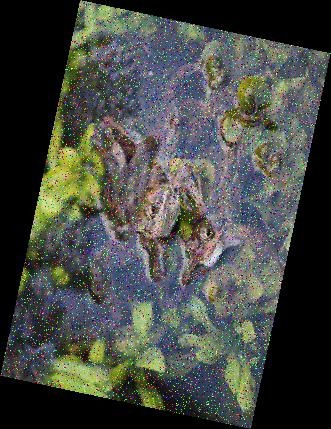
#> input picture lab_3/task/noisy_image.png, 331 x 429 px
$ python lab_3_impl.py
#> lines starting #> are read from the running program, lines starting #| are printed output that depends on the picture
"""
Лабораторная работа №3: Цифровая обработка изображений.
Убрать шумы предоставленного изображения.
"""

import sys

import cv2 as cv
import matplotlib
import matplotlib.pyplot as plt
import numpy as np

try:
    matplotlib.use('Qt5Agg')

    # Загрузка изображения
    image = cv.imread('task/noisy_image.png')
#> image is the input picture: shape (429, 331, 3); mean B, G, R 67.6, 72.5, 69.8
    image = cv.cvtColor(image, cv.COLOR_BGR2RGB)

    ###############################################################################################

    # Поворот изображения
    h, w = image.shape[:2]
#> h = 429; w = 331
    center = (w // 2, h // 2)
#> center = (165, 214)
    ANGLE = -78
    matrix = cv.getRotationMatrix2D(center, ANGLE, 1.0)
    rotated = cv.warpAffine(image, matrix, (w, h), flags=cv.INTER_LINEAR, borderMode=cv.BORDER_REPLICATE)
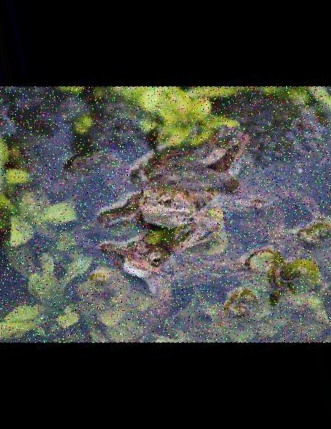
#> rotated: shape (429, 331, 3); mean R, G, B 60.8, 62.6, 59.3

    # Медианная фильтрация
    # Берется окно(пр: 3*3) с яркостями пикселей, знач. сортируются, выбирается медиана
    # Если существуют шумы(контрастные единичные пиксели), они заменяются на медианное значение
    filtered = cv.medianBlur(rotated, ksize=3)
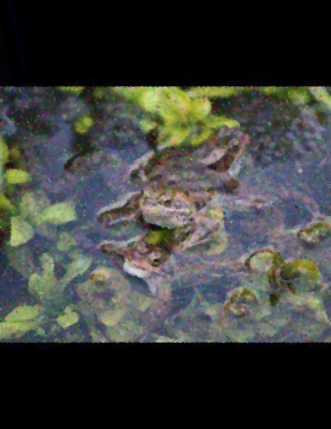
#> filtered: shape (429, 331, 3); mean R, G, B 60.1, 61.9, 58.7

    # Коррекция/балансировка контрастности через CLAHE без искажения цветов
    # Операция происходит в lab пространстве, где яркость L отделена от цветов
    lab = cv.cvtColor(filtered, cv.COLOR_RGB2LAB)
#> lab: shape (429, 331, 3); mean of channels 0, 1, 2 65.9, 127.2, 129.4
    l, a, b = cv.split(lab)
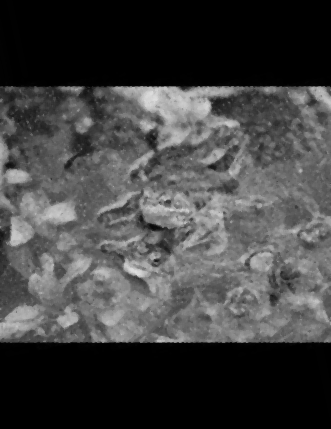
#> l: shape (429, 331); min 0, max 223, mean 65.9
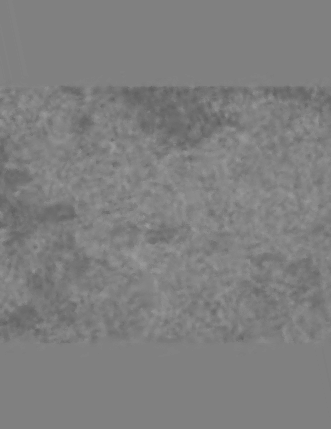
#> a: shape (429, 331); min 94, max 155, mean 127.2
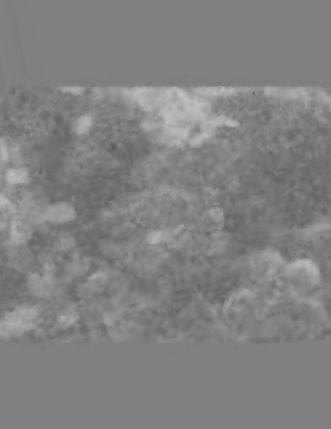
#> b: shape (429, 331); min 90, max 195, mean 129.4
    clahe = cv.createCLAHE(clipLimit=1.0, tileGridSize=(10, 10))
    l_clahe = clahe.apply(l)
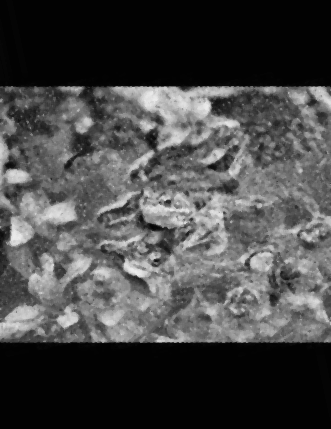
#> l_clahe: shape (429, 331); min 1, max 238, mean 71.1
    lab_clahe = cv.merge((l_clahe, a, b))
#> lab_clahe: shape (429, 331, 3); mean of channels 0, 1, 2 71.1, 127.2, 129.4
    enhanced = cv.cvtColor(lab_clahe, cv.COLOR_LAB2RGB)
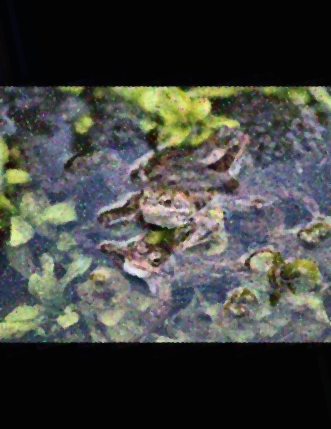
#> enhanced: shape (429, 331, 3); mean R, G, B 65.8, 67.6, 64.3

    # Усиление резкости через свертку
    # Сохраняем основную часть яркости текущего центрального пикселя
    # Вычитаем немного от соседей, чтобы подчеркнуть разницу границ
    sharp_kernel = np.asarray([[0, -0.25, 0], [-0.25, 2, -0.25], [0, -0.25, 0]])
    sharpened = cv.filter2D(enhanced, -1, sharp_kernel)

    ###############################################################################################

    # Визуализация
    fig, axs = plt.subplots(1, 4, figsize=(15, 5))
    axs[0].imshow(rotated)
    axs[0].set_title('Повернутое')
    axs[0].axis('off')
    axs[1].imshow(filtered)
    axs[1].set_title('Медианный фильтр')
    axs[1].axis('off')
    axs[2].imshow(enhanced)
    axs[2].set_title('CLAHE')
    axs[2].axis('off')
    axs[3].imshow(sharpened)
    axs[3].set_title('После резкости')
    axs[3].axis('off')
    plt.tight_layout()

    plt.show(block=True)
    sys.exit()
#> (the program exits here)
